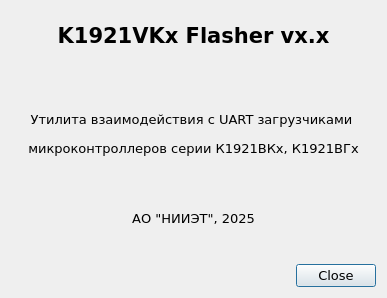
<?xml version="1.0" encoding="UTF-8"?>
<ui version="4.0">
 <class>AboutDialog</class>
 <widget class="QDialog" name="AboutDialog">
  <property name="windowModality">
   <enum>Qt::NonModal</enum>
  </property>
  <property name="geometry">
   <rect>
    <x>0</x>
    <y>0</y>
    <width>387</width>
    <height>298</height>
   </rect>
  </property>
  <property name="sizePolicy">
   <sizepolicy hsizetype="Fixed" vsizetype="Fixed">
    <horstretch>0</horstretch>
    <verstretch>0</verstretch>
   </sizepolicy>
  </property>
  <property name="maximumSize">
   <size>
    <width>387</width>
    <height>298</height>
   </size>
  </property>
  <property name="font">
   <font>
    <family>DejaVu Sans</family>
    <pointsize>10</pointsize>
   </font>
  </property>
  <property name="windowTitle">
   <string>About</string>
  </property>
  <property name="windowIcon">
   <iconset resource="ui.qrc">
    <normaloff>:/icons/flasher.png</normaloff>:/icons/flasher.png</iconset>
  </property>
  <property name="sizeGripEnabled">
   <bool>false</bool>
  </property>
  <property name="modal">
   <bool>false</bool>
  </property>
  <layout class="QVBoxLayout" name="verticalLayout">
   <item>
    <widget class="QLabel" name="lab_version">
     <property name="text">
      <string>&lt;html&gt;&lt;head/&gt;&lt;body&gt;&lt;p&gt;&lt;span style=&quot; font-size:16pt; font-weight:600;&quot;&gt;K1921VKx Flasher vx.x&lt;/span&gt;&lt;/p&gt;&lt;p&gt;&lt;img src=&quot;:/icons/flasher.png&quot;/&gt;&lt;/p&gt;&lt;/body&gt;&lt;/html&gt;</string>
     </property>
     <property name="alignment">
      <set>Qt::AlignCenter</set>
     </property>
     <property name="textInteractionFlags">
      <set>Qt::LinksAccessibleByMouse|Qt::TextSelectableByMouse</set>
     </property>
    </widget>
   </item>
   <item>
    <widget class="QLabel" name="lab_version_2">
     <property name="text">
      <string>&lt;html&gt;&lt;head/&gt;&lt;body&gt;&lt;p align=&quot;center&quot;&gt;Утилита взаимодействия с UART загрузчиками &lt;/p&gt;&lt;p align=&quot;center&quot;&gt;микроконтроллеров серии К1921ВКх, К1921ВГx&lt;/p&gt;&lt;/body&gt;&lt;/html&gt;</string>
     </property>
     <property name="alignment">
      <set>Qt::AlignCenter</set>
     </property>
     <property name="textInteractionFlags">
      <set>Qt::LinksAccessibleByMouse|Qt::TextSelectableByMouse</set>
     </property>
    </widget>
   </item>
   <item>
    <widget class="QLabel" name="label_3">
     <property name="text">
      <string>АО &quot;НИИЭТ&quot;, 2025</string>
     </property>
     <property name="alignment">
      <set>Qt::AlignCenter</set>
     </property>
     <property name="textInteractionFlags">
      <set>Qt::LinksAccessibleByMouse|Qt::TextSelectableByMouse</set>
     </property>
    </widget>
   </item>
   <item>
    <widget class="QDialogButtonBox" name="buttonBox">
     <property name="maximumSize">
      <size>
       <width>16777215</width>
       <height>23</height>
      </size>
     </property>
     <property name="orientation">
      <enum>Qt::Horizontal</enum>
     </property>
     <property name="standardButtons">
      <set>QDialogButtonBox::Close</set>
     </property>
    </widget>
   </item>
  </layout>
 </widget>
 <resources>
  <include location="ui.qrc"/>
 </resources>
 <connections>
  <connection>
   <sender>buttonBox</sender>
   <signal>clicked(QAbstractButton*)</signal>
   <receiver>AboutDialog</receiver>
   <slot>close()</slot>
   <hints>
    <hint type="sourcelabel">
     <x>174</x>
     <y>178</y>
    </hint>
    <hint type="destinationlabel">
     <x>174</x>
     <y>99</y>
    </hint>
   </hints>
  </connection>
 </connections>
</ui>
